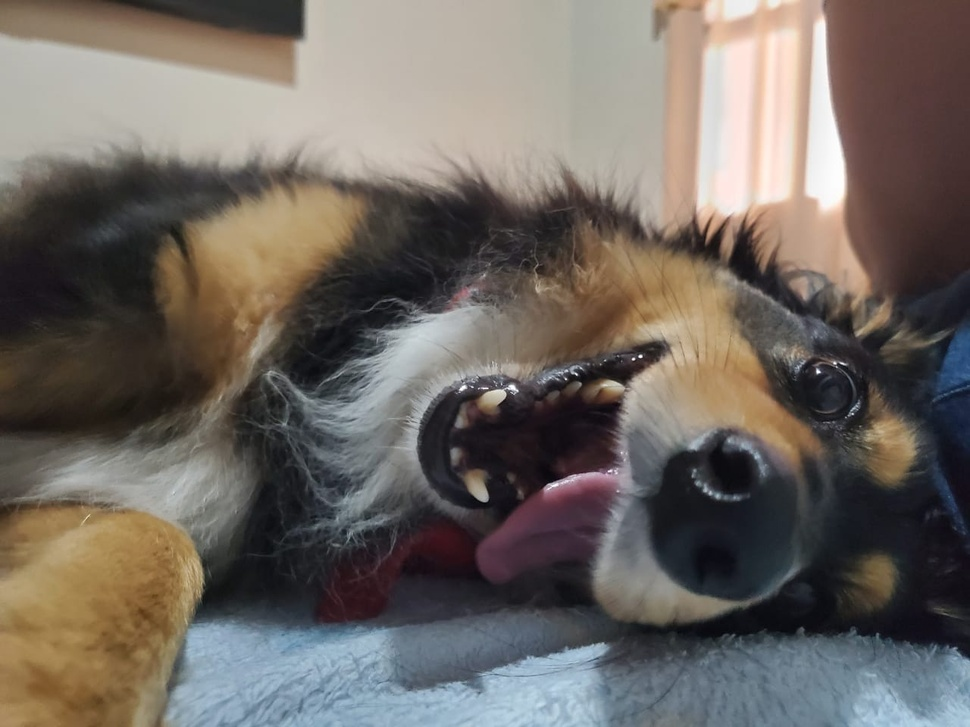
#> input picture Scripts/2.data/tito.jpg, 970 x 727 px, shrunk from 1280 x 960 before the run
$ jupyter execute 2_Downsampling.ipynb
#> lines starting #> are read from the running program, lines starting #| are printed output that depends on the picture
# DOWNSAMPLING - SUBMUESTREO

Usaremos las librerias pandas y sklearn para ilustrar el proceso de Downsampling o Submuestreo de datos en 1D (series de tiempo) y datos en 2D (imágenes). Esta técnica es útil en aplicaciones que necesitan reducir el tamaño de los datos por:

- Límites en la capacidad de procesamiento
- Porque se consideran datos innecesarios par el procesamiento posterior o
- Para balancear grupos de datos.

## 1. SERIES DE TIEMPO

[cell 1]
import pandas as pd
import matplotlib.pyplot as plt

## Leemos los datos

Corresponden a datos de ventas de un producto durante 3 años

[cell 2]
Datos = pd.read_csv('2.data/Ventas.csv')
#> (reads Scripts/2.data/Ventas.csv from the repository)
Datos.head()

## Graficamos los datos originales

[cell 3]
Datos.plot.scatter(x='Mes',y='Ventas')
plt.show()
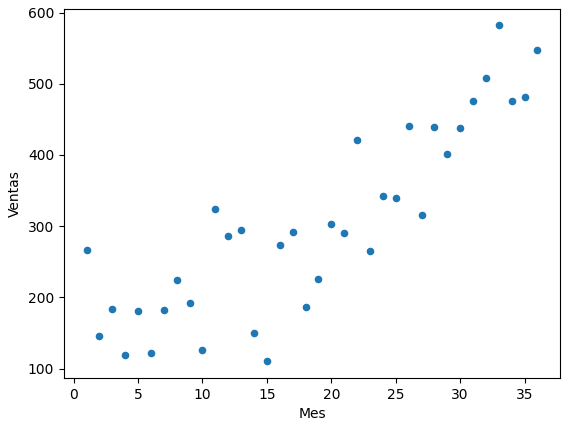
#> figure drawn by matplotlib, 1 panel

## Aplicamos Downsampling con un Factor F

F define el submuestreo, entre más grande el valor de F menor el número de datos que obtenemos despues del submuestreo:

- F = 2, obtendremos una señal con la mitad de datos de la original
- F = 3, obtendremos una señal con la tercera parte de datos de la original

[cell 4]
from sklearn.utils import resample

Factor=2

N_muestras=int(Datos.shape[0]/Factor)
D_sub = resample(Datos, replace=False, n_samples=N_muestras, random_state=123)
D_sub.plot.scatter(x='Mes',y='Ventas')
plt.show()
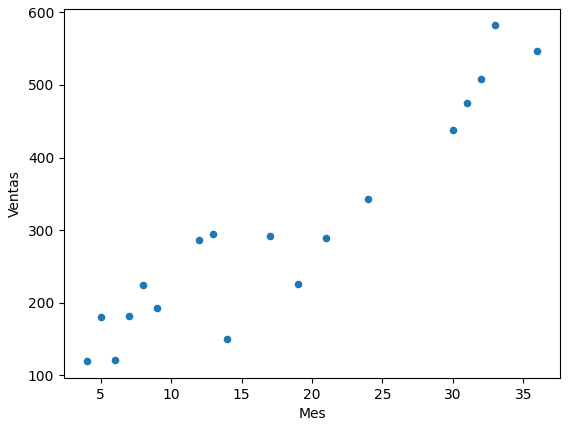
#> figure drawn by matplotlib, 1 panel

# TALLER
Cargar los datos del archivo Motor.csv y submuestrearlos con un factor de F = 3. Graficar y comparar los datos originales y submuestreados

## 2. IMAGENES

## Cargamos una imagen del directorio y la mostramos

Imprimimos las dimensiones originales de la imagen para compararlas con las dimensiones luego del proceso de Downsampling

[cell 5]
import os
from skimage import io


filename = os.path.join('2.data/', 'tito.jpg')
tito = io.imread(filename)
#> tito is the input picture: shape (727, 970, 3); mean R, G, B 111.2, 104.1, 97.9

print("Dimensiones de la imagen: (filas, columnas, canales) ", tito.shape)
#| Dimensiones de la imagen: (filas, columnas, canales)  (727, 970, 3)
io.imshow(tito)
io.show()

## Downsampling

Realizamos el proceso de downsampling con un Factor de 10 en filas y columnas

[cell 6]
from skimage.measure import block_reduce
import numpy as np
from skimage import io

Factorx=10
Factory=10

I_sub = block_reduce(tito, block_size=(Factorx,Factory,1),func=np.min)
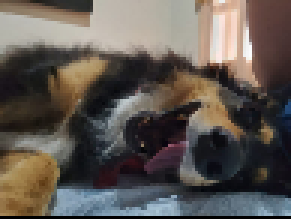
#> I_sub: shape (73, 97, 3) (shown 3 times larger); mean R, G, B 95.3, 88.1, 82.2

print("Dimensiones de la imagen: (filas, columnas, canales) ", I_sub.shape)
#| Dimensiones de la imagen: (filas, columnas, canales)  (73, 97, 3)
io.imshow(I_sub)
io.show()
